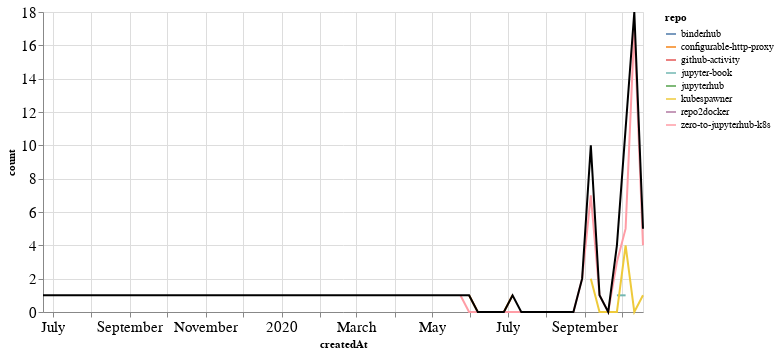

Source (notebook cell):
### Markdown cell above
## PRs

### Code cell
prs_time = prs.groupby('repo').resample('W', on='createdAt').count()['author'].reset_index()
prs_time = prs_time.rename(columns={'author': 'count'})
prs_time_total = prs_time.groupby('createdAt').agg({"count": "sum"}).reset_index()

ch1 = alt.Chart(prs_time, width=600).mark_line().encode(
    x='createdAt',
    y='count',
    color='repo',
    tooltip="repo"
)

ch2 = alt.Chart(prs_time_total, width=600).mark_line(color="black").encode(
    x='createdAt',
    y='count',
)

ch1 + ch2

### Figure 1 — Vega-Lite specification as saved in the notebook (floating-point values rounded to 4 significant figures)
{"config": {"axisLeft": {"labelFontSize": 15}, "axisBottom": {"labelFontSize": 15}}, "layer": [{"data": {"name": "data-bb2805a858b233e96766996cd210a894"}, "mark": "line", "encoding": {"color": {"type": "nominal", "field": "repo"}, "tooltip": {"type": "nominal", "field": "repo"}, "x": {"type": "temporal", "field": "createdAt"}, "y": {"type": "quantitative", "field": "count"}}, "width": 600}, {"data": {"name": "data-e70498c5339034d93a4f24d8e575841c"}, "mark": {"type": "line", "color": "black"}, "encoding": {"x": {"type": "temporal", "field": "createdAt"}, "y": {"type": "quantitative", "field": "count"}}, "width": 600}], "$schema": "https://vega.github.io/schema/vega-lite/v4.8.1.json", "datasets": {"data-bb2805a858b233e96766996cd210a894": [{"repo": "binderhub", "createdAt": "2020-09-06T00:00:00", "count": 1}, {"repo": "configurable-http-proxy", "createdAt": "2020-05-31T00:00:00", "count": 1}, {"repo": "configurable-http-proxy", "createdAt": "2020-06-07T00:00:00", "count": 0}, {"repo": "configurable-http-proxy", "createdAt": "2020-06-14T00:00:00", "count": 0}, {"repo": "configurable-http-proxy", "createdAt": "2020-06-21T00:00:00", "count": 0}, {"repo": "configurable-http-proxy", "createdAt": "2020-06-28T00:00:00", "count": 0}, {"repo": "configurable-http-proxy", "createdAt": "2020-07-05T00:00:00", "count": 1}, {"repo": "github-activity", "createdAt": "2020-10-11T00:00:00", "count": 1}, {"repo": "jupyter-book", "createdAt": "2020-09-27T00:00:00", "count": 1}, {"repo": "jupyter-book", "createdAt": "2020-10-04T00:00:00", "count": 1}, {"repo": "jupyterhub", "createdAt": "2020-10-04T00:00:00", "count": 1}, {"repo": "kubespawner", "createdAt": "2020-09-06T00:00:00", "count": 2}, {"repo": "kubespawner", "createdAt": "2020-09-13T00:00:00", "count": 0}, {"repo": "kubespawner", "createdAt": "2020-09-20T00:00:00", "count": 0}, {"repo": "kubespawner", "createdAt": "2020-09-27T00:00:00", "count": 0}, {"repo": "kubespawner", "createdAt": "2020-10-04T00:00:00", "count": 4}, {"repo": "kubespawner", "createdAt": "2020-10-11T00:00:00", "count": 0}, {"repo": "kubespawner", "createdAt": "2020-10-18T00:00:00", "count": 1}, {"repo": "repo2docker", "createdAt": "2019-06-23T00:00:00", "count": 1}, {"repo": "zero-to-jupyterhub-k8s", "createdAt": "2020-05-24T00:00:00", "count": 1}, {"repo": "zero-to-jupyterhub-k8s", "createdAt": "2020-05-31T00:00:00", "count": 0}, {"repo": "zero-to-jupyterhub-k8s", "createdAt": "2020-06-07T00:00:00", "count": 0}, {"repo": "zero-to-jupyterhub-k8s", "createdAt": "2020-06-14T00:00:00", "count": 0}, {"repo": "zero-to-jupyterhub-k8s", "createdAt": "2020-06-21T00:00:00", "count": 0}, {"repo": "zero-to-jupyterhub-k8s", "createdAt": "2020-06-28T00:00:00", "count": 0}, {"repo": "zero-to-jupyterhub-k8s", "createdAt": "2020-07-05T00:00:00", "count": 0}, {"repo": "zero-to-jupyterhub-k8s", "createdAt": "2020-07-12T00:00:00", "count": 0}, {"repo": "zero-to-jupyterhub-k8s", "createdAt": "2020-07-19T00:00:00", "count": 0}, {"repo": "zero-to-jupyterhub-k8s", "createdAt": "2020-07-26T00:00:00", "count": 0}, {"repo": "zero-to-jupyterhub-k8s", "createdAt": "2020-08-02T00:00:00", "count": 0}, {"repo": "zero-to-jupyterhub-k8s", "createdAt": "2020-08-09T00:00:00", "count": 0}, {"repo": "zero-to-jupyterhub-k8s", "createdAt": "2020-08-16T00:00:00", "count": 0}, {"repo": "zero-to-jupyterhub-k8s", "createdAt": "2020-08-23T00:00:00", "count": 0}, {"repo": "zero-to-jupyterhub-k8s", "createdAt": "2020-08-30T00:00:00", "count": 2}, {"repo": "zero-to-jupyterhub-k8s", "createdAt": "2020-09-06T00:00:00", "count": 7}, {"repo": "zero-to-jupyterhub-k8s", "createdAt": "2020-09-13T00:00:00", "count": 1}, {"repo": "zero-to-jupyterhub-k8s", "createdAt": "2020-09-20T00:00:00", "count": 0}, {"repo": "zero-to-jupyterhub-k8s", "createdAt": "2020-09-27T00:00:00", "count": 3}, {"repo": "zero-to-jupyterhub-k8s", "createdAt": "2020-10-04T00:00:00", "count": 5}, {"repo": "zero-to-jupyterhub-k8s", "createdAt": "2020-10-11T00:00:00", "count": 17}, {"repo": "zero-to-jupyterhub-k8s", "createdAt": "2020-10-18T00:00:00", "count": 4}], "data-e70498c5339034d93a4f24d8e575841c": [{"createdAt": "2019-06-23T00:00:00", "count": 1}, {"createdAt": "2020-05-24T00:00:00", "count": 1}, {"createdAt": "2020-05-31T00:00:00", "count": 1}, {"createdAt": "2020-06-07T00:00:00", "count": 0}, {"createdAt": "2020-06-14T00:00:00", "count": 0}, {"createdAt": "2020-06-21T00:00:00", "count": 0}, {"createdAt": "2020-06-28T00:00:00", "count": 0}, {"createdAt": "2020-07-05T00:00:00", "count": 1}, {"createdAt": "2020-07-12T00:00:00", "count": 0}, {"createdAt": "2020-07-19T00:00:00", "count": 0}, {"createdAt": "2020-07-26T00:00:00", "count": 0}, {"createdAt": "2020-08-02T00:00:00", "count": 0}, {"createdAt": "2020-08-09T00:00:00", "count": 0}, {"createdAt": "2020-08-16T00:00:00", "count": 0}, {"createdAt": "2020-08-23T00:00:00", "count": 0}, {"createdAt": "2020-08-30T00:00:00", "count": 2}, {"createdAt": "2020-09-06T00:00:00", "count": 10}, {"createdAt": "2020-09-13T00:00:00", "count": 1}, {"createdAt": "2020-09-20T00:00:00", "count": 0}, {"createdAt": "2020-09-27T00:00:00", "count": 4}, {"createdAt": "2020-10-04T00:00:00", "count": 11}, {"createdAt": "2020-10-11T00:00:00", "count": 18}, {"createdAt": "2020-10-18T00:00:00", "count": 5}]}}
